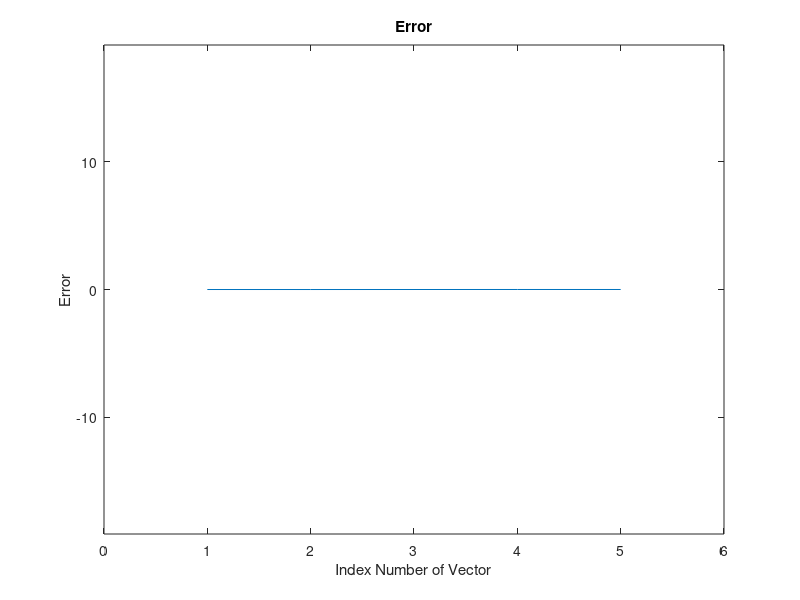
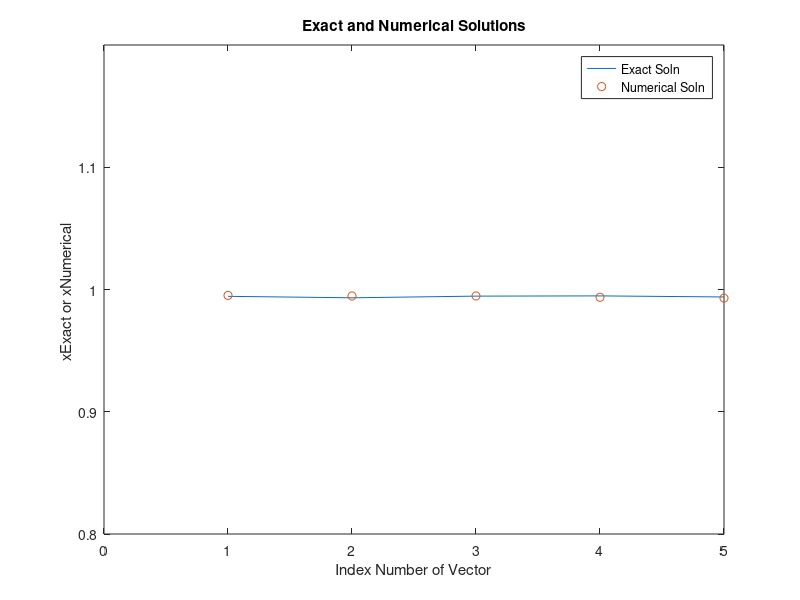
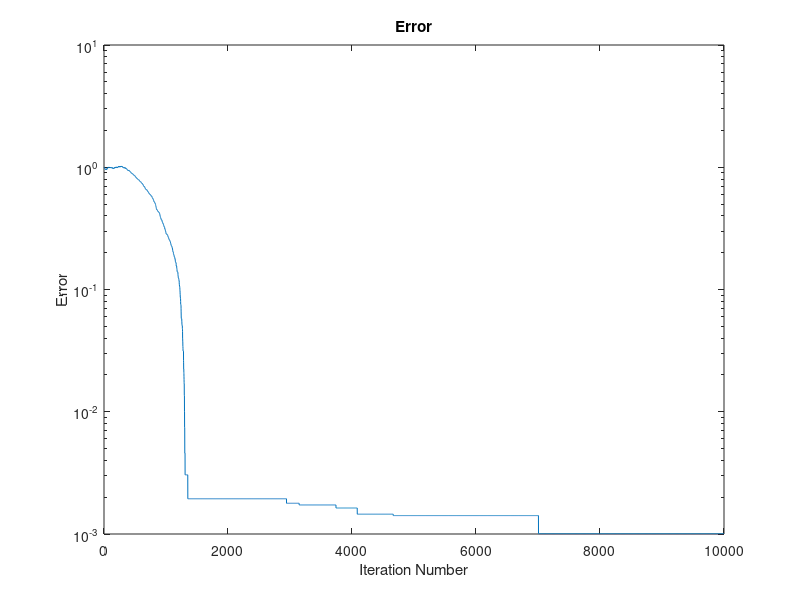

Recreate these plots in MATLAB, in order.
% -----------------------------------------------------------------
% This is a code to test the Simulated Annealing method
%
% We are trying to minimize some function L( theta ), where theta is a
% vector we are trying to find.   
% Here we are just trying to solve a system of linear equations:
%      A x = B
% or we are trying to minimize:
%       A x - B
% our x here is like theta above.   And L = A x - B
%
% My ultimate goal is to apply this to neural networks, this is just
% a code to illustrate the approach.
%
% This is an attractive approach since it only involves two parameters
% (alpha and temp), but you also need to decide at what rate to reduce
% temp.
%
% While Gauss-Seidel works very well for a system of equations,
% and the final error is very small, we do not need this sort of 
% accuracy for neural networks!  This is just a simple code to illustrate
% SA.
%
%         L.N.Long, Nov. 3, 2016
%----------------------------------------------------------------
clear all    % variables
close all    % figure windows

format long;

iMax = 5;      % size of matrix is iMax x iMax
nMax = 10000;   % number of iterations

% These are the two parameters ued by Simulated Annealing, and
% two parameters for reducing TEMP:

alpha = 0.01;           % magnitude of perturbation of solution
temp = 10000;           % "temperature" term
tempReduceRate = 0.3;   % when TEMP is reduced, use this factor
tempReducePeriod = 50;  % this is how often TEMP will be reduced


error = zeros(nMax,1);

doPrint=1;   % if this is 1, then you will see more plots

min_num=1000000;
min_err= 1;


% create system of equations to solve

A = 2*rand(iMax,iMax) - 1;   % off-diagonal terms range from randomly -1 to 1

diagTerm = 100.0 * iMax;   % diagonal terms are 100*iMax

for i=1:iMax
    A(i,i) = diagTerm  +  4 * A(i,i);   % Make A diagonally dominant
end

B = diagTerm * ones(iMax,1)  +  (4*rand(iMax,1) -2)   ;

xExact = A\B;    % find exact solution


if iMax<6
    A
    B
    xExact
end







tic

%xNum = inv( diag(diag(A) )) * B;    % initial guess, this is a really good
                                     % guess for a diag. dominat A
xNum = 2*rand(iMax,1) - 1;    % random initial guess

maxError = 10.0 * max( abs( xNum - xExact));


error(1) = sqrt( sum( ( A * xNum - B ).^2 ) / iMax );


for   n=2:nMax      %  iterations
    
    perturb = alpha * ( 2*rand(iMax,1) - 1);  % perturb soln using ALPHA as coefficient (-alpha to alpha)
    
    xNumNew = xNum + perturb;  % create a pertured soln vector
    
    error(n) = sqrt( sum( ( A * xNumNew - B ).^2 ) / iMax );

    if  error(n) < error(n-1)             
        xNum = xNumNew;              % if error was reduced, use the new value of X
    else
        myRan = rand(1,1);
        test  = exp( -(error(n)-error(n-1)) /  temp ); % apply simulated annealing here using TEMPerature
        if myRan < test
           xNum = xNumNew;    % if myRan < test, use the new value of X
        else
            error(n) = error(n-1);  % if myRan > test, DO NOT use the new value of X, and use previous error
        end
    end
    
    if ( mod(n,100) == 0 &  doPrint==1)
        figure(1)
        plot(1:iMax, (xExact - xNum))
        axis([ 0 iMax+1  -maxError maxError])
        xlabel('Index Number of Vector')
        ylabel('Error')
        title('Error')
        pause(0.01)
        
        figure(2)
        plot(1:iMax, xExact, '-', 1:iMax, xNum, 'o')
        axis([ 0 iMax  0.8 1.2])
        xlabel('Index Number of Vector')
        ylabel('xExact or xNumerical ')
        title('Exact and Numerical Solutions')
        legend( 'Exact Soln', 'Numerical Soln')
        pause(0.01)
    end
    
    if mod(n, tempReducePeriod) == 0 
       temp = tempReduceRate * temp ;    % This is an important part of SA. Temp must be reduced occasionally.
    end
    
    if error(n) < 10^(-8)
        break;
    end
end

toc

Num_SA_iterations=n

disp ( 'error=' )
disp ( error(n) )

if iMax<6
    xNum
end

%finalNormError = error(n) / sqrt( sum( ( A * xExact - B ).^2 ) / iMax )


figure(3)
semilogy( error(1:n) / error(1) )
xlabel('Iteration Number')
ylabel('Error')
title('Error')



%-----------------------------------------
%  now do gauss-seidel method to compare to
%-----------------------------------------

disp('-------Now doing Gauss-Seidel-------')

tic

D = diag( diag(A) );
ND = A - D;

xNum2 = inv( diag( diag(A))) * B;    % this is a really good guess for diag. dominant A
InitialError = sqrt( sum( ( A * xNum2 - B ).^2 ) / iMax );

for n=1:1000

  xNum2old = xNum2;
  xNum2 = inv(D) * ( B - ND * xNum2 );    
  error = sum( abs(xNum2-xNum2old) )/iMax;
    
  if error < 1.0e-8
     break 
  end
  
end

Num_GS_iterations = n

if iMax<6
   xNum2
end

GS_RMS_error=sqrt( sum( ( A * xNum2 - B ).^2 ) / iMax )  /  InitialError

toc



if iMax<6
    SAsoln_minus_GSsoln = xNum-xNum2
end





